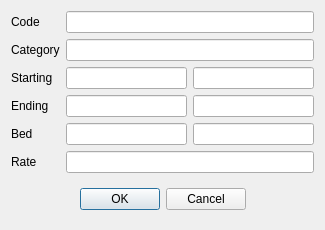
<?xml version="1.0" encoding="UTF-8"?>
<ui version="4.0">
 <class>RERoomCategoryRateRow</class>
 <widget class="QDialog" name="RERoomCategoryRateRow">
  <property name="geometry">
   <rect>
    <x>0</x>
    <y>0</y>
    <width>325</width>
    <height>217</height>
   </rect>
  </property>
  <property name="windowTitle">
   <string>Category rate</string>
  </property>
  <layout class="QVBoxLayout" name="verticalLayout">
   <item>
    <layout class="QGridLayout" name="gridLayout">
     <item row="0" column="0">
      <widget class="QLabel" name="lbCode">
       <property name="text">
        <string>Code</string>
       </property>
      </widget>
     </item>
     <item row="0" column="1" colspan="2">
      <widget class="EQLineEdit" name="leCode">
       <property name="PrimaryKey" stdset="0">
        <bool>true</bool>
       </property>
       <property name="Field" stdset="0">
        <string>f_id</string>
       </property>
      </widget>
     </item>
     <item row="5" column="0">
      <widget class="QLabel" name="label_4">
       <property name="text">
        <string>Rate</string>
       </property>
      </widget>
     </item>
     <item row="5" column="1" colspan="2">
      <widget class="EQLineEdit" name="leRate">
       <property name="Field" stdset="0">
        <string>f_rate</string>
       </property>
      </widget>
     </item>
     <item row="2" column="0">
      <widget class="QLabel" name="label">
       <property name="text">
        <string>Starting</string>
       </property>
      </widget>
     </item>
     <item row="4" column="0">
      <widget class="QLabel" name="label_3">
       <property name="text">
        <string>Bed</string>
       </property>
      </widget>
     </item>
     <item row="3" column="0">
      <widget class="QLabel" name="label_2">
       <property name="text">
        <string>Ending</string>
       </property>
      </widget>
     </item>
     <item row="2" column="1">
      <widget class="EQLineEdit" name="leMonth1">
       <property name="Field" stdset="0">
        <string>f_month1</string>
       </property>
      </widget>
     </item>
     <item row="2" column="2">
      <widget class="EQLineEdit" name="leDay1">
       <property name="Field" stdset="0">
        <string>f_day1</string>
       </property>
      </widget>
     </item>
     <item row="3" column="1">
      <widget class="EQLineEdit" name="leMonth2">
       <property name="Field" stdset="0">
        <string>f_month2</string>
       </property>
      </widget>
     </item>
     <item row="4" column="1">
      <widget class="EQLineEdit" name="leBedCode">
       <property name="Field" stdset="0">
        <string>f_bed</string>
       </property>
       <property name="ShowButton" stdset="0">
        <bool>true</bool>
       </property>
      </widget>
     </item>
     <item row="4" column="2">
      <widget class="EQLineEdit" name="leBedName">
       <property name="readOnly">
        <bool>true</bool>
       </property>
      </widget>
     </item>
     <item row="3" column="2">
      <widget class="EQLineEdit" name="leDay2">
       <property name="Field" stdset="0">
        <string>f_day2</string>
       </property>
      </widget>
     </item>
     <item row="6" column="0" colspan="3">
      <widget class="QWidget" name="widget" native="true">
       <layout class="QHBoxLayout" name="horizontalLayout">
        <item>
         <spacer name="horizontalSpacer">
          <property name="orientation">
           <enum>Qt::Horizontal</enum>
          </property>
          <property name="sizeHint" stdset="0">
           <size>
            <width>57</width>
            <height>20</height>
           </size>
          </property>
         </spacer>
        </item>
        <item>
         <widget class="QPushButton" name="btnOk">
          <property name="text">
           <string>OK</string>
          </property>
         </widget>
        </item>
        <item>
         <widget class="QPushButton" name="btnCancel">
          <property name="text">
           <string>Cancel</string>
          </property>
         </widget>
        </item>
        <item>
         <spacer name="horizontalSpacer_2">
          <property name="orientation">
           <enum>Qt::Horizontal</enum>
          </property>
          <property name="sizeHint" stdset="0">
           <size>
            <width>56</width>
            <height>20</height>
           </size>
          </property>
         </spacer>
        </item>
       </layout>
      </widget>
     </item>
     <item row="1" column="0">
      <widget class="QLabel" name="lbCategory">
       <property name="text">
        <string>Category</string>
       </property>
      </widget>
     </item>
     <item row="1" column="1" colspan="2">
      <widget class="EQLineEdit" name="leCategory">
       <property name="Field" stdset="0">
        <string>f_category</string>
       </property>
      </widget>
     </item>
    </layout>
   </item>
  </layout>
 </widget>
 <customwidgets>
  <customwidget>
   <class>EQLineEdit</class>
   <extends>QLineEdit</extends>
   <header location="global">eqlineedit.h</header>
   <slots>
    <signal>customButtonClicked(bool)</signal>
   </slots>
  </customwidget>
 </customwidgets>
 <tabstops>
  <tabstop>leMonth1</tabstop>
  <tabstop>leDay1</tabstop>
  <tabstop>leMonth2</tabstop>
  <tabstop>leDay2</tabstop>
  <tabstop>leBedCode</tabstop>
  <tabstop>leBedName</tabstop>
  <tabstop>leRate</tabstop>
  <tabstop>btnOk</tabstop>
  <tabstop>btnCancel</tabstop>
  <tabstop>leCode</tabstop>
  <tabstop>leCategory</tabstop>
 </tabstops>
 <resources/>
 <connections/>
</ui>
